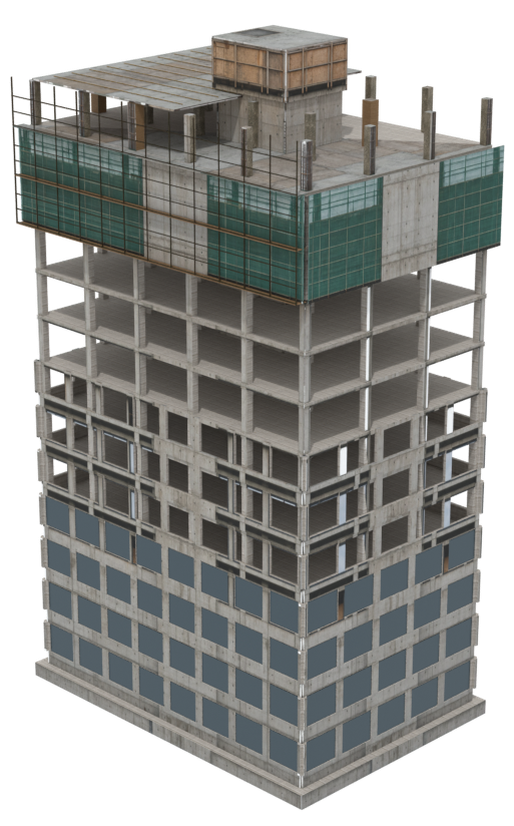
#> input picture output/control-io-mobile/assets/images/tower-poster.png, 514 x 826 px
$ python trim_poster.py ../../../control-io-mobile/assets/images/tower-poster.png
#> lines starting #> are read from the running program, lines starting #| are printed output that depends on the picture
"""Trim a transparent Cycles poster (render_poster.py) to its alpha bounding box and pad it to the
frame the hero and the explorer expect (514x826, bottom-centred).

    python3 scripts/blender/trim_poster.py data/plates/poster-m8.png public/samples/tower-m8-poster.png [../control-io-mobile/assets/images/tower-poster.png ...]
"""
import sys

from PIL import Image, ImageOps

FRAME = (514, 826)
PAD = 0.02  # fraction of the crop kept around the building

src, outs = sys.argv[1], sys.argv[2:]
im = Image.open(src).convert("RGBA")
#> im is the input picture: PIL image 514x826 RGBA; mean R, G, B, A 77.9, 78.8, 75.9, 179.5
bbox = im.getchannel("A").getbbox()
#> bbox = (9, 23, 506, 812)
if bbox is None:
    raise SystemExit("poster is fully transparent")
x0, y0, x1, y1 = bbox
#> x0 = 9; y0 = 23; x1 = 506; y1 = 812
px, py = int((x1 - x0) * PAD), int((y1 - y0) * PAD)
#> px = 9; py = 15
crop = im.crop((max(0, x0 - px), max(0, y0 - py), min(im.width, x1 + px), min(im.height, y1 + py)))
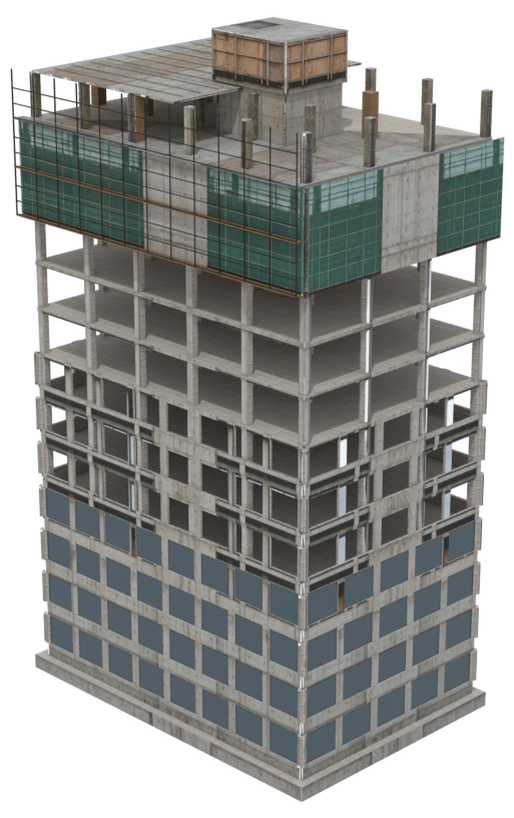
#> crop: PIL image 514x818 RGBA; mean R, G, B, A 78.7, 79.6, 76.6, 181.2; transparent parts drawn white
out = ImageOps.pad(crop, FRAME, method=Image.LANCZOS, color=(0, 0, 0, 0), centering=(0.5, 1.0))
for o in outs:
    out.save(o, optimize=True)
    print("wrote", o, out.size)
